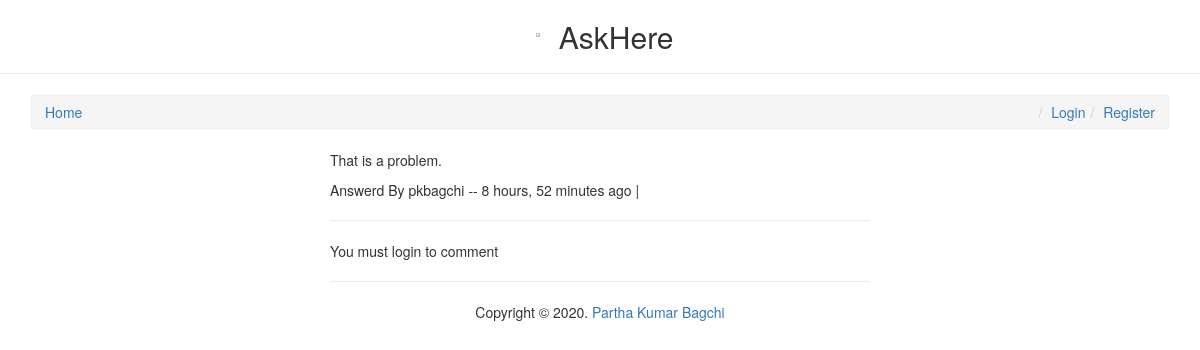
The app's page /comments/1/ with its own data.
### comments/models.py (models this page shows, shortened)
class Comment(models.Model):
    user        = models.ForeignKey(settings.AUTH_USER_MODEL, default=1)
    content_type = models.ForeignKey(ContentType, on_delete=models.CASCADE)
    object_id = models.PositiveIntegerField()
    content_object = GenericForeignKey('content_type', 'object_id')
    parent      = models.ForeignKey("self", null=True, blank=True)
    content     = models.TextField()
    timestamp   = models.DateTimeField(auto_now_add=True)
    objects = CommentManager()
    class Meta:
        ordering = ['-timestamp']
    def children(self): #replies
        return Comment.objects.filter(parent=self)
    @property
    def is_parent(self):
        if self.parent is not None:
            return False
        return True

### comments/views.py (the view, shortened to what this page needs)
# urls.py: url(r'^(?P<id>\d+)/$', comment_thread, name='thread'),
def comment_thread(request, id):
    try:
        obj = Comment.objects.get(id=id)
    except:
        raise Http404
    if not obj.is_parent:
        obj = obj.parent
    content_object = obj.content_object # Post that the comment is on
    content_id = obj.content_object.id
    initial_data = {
            "content_type": obj.content_type,
            "object_id": obj.object_id
    }
    form = CommentForm(request.POST or None, initial=initial_data)
    context = {
        "comment": obj,
        "form": form,
    }
    return render(request, "comment_thread.html", context)

### templates/comment_thread.html (shortened to what this page needs)
{% extends "base.html" %}
{% load urlify %}
{% load crispy_forms_tags %}
{% block content %}
<div class='col-sm-6 col-sm-offset-3'>
          <p>{{ comment.content }}</p>
          <footer>Answerd By {{ comment.user }} -- {{ comment.timestamp|timesince }} ago | </footer>
          <hr/>
          <div>
             {% if request.user.is_authenticated %}
            <form method="POST" action="."> {% csrf_token %}
                {{ form|crispy }}
                <input type='hidden' name='parent_id' value='{{ comment.id }}'>
                <input type='submit' value='Comment' class='btn btn-default'>
            </form>
            {% else %}
            <p>You must login to comment </p>
            {% endif %}
        </div>
        <hr/>
</div>
{% endblock content %}

### records on screen
Comment: content "That is a problem.", user "pkbagchi", timestamp "8 hours, 52 minutes"
